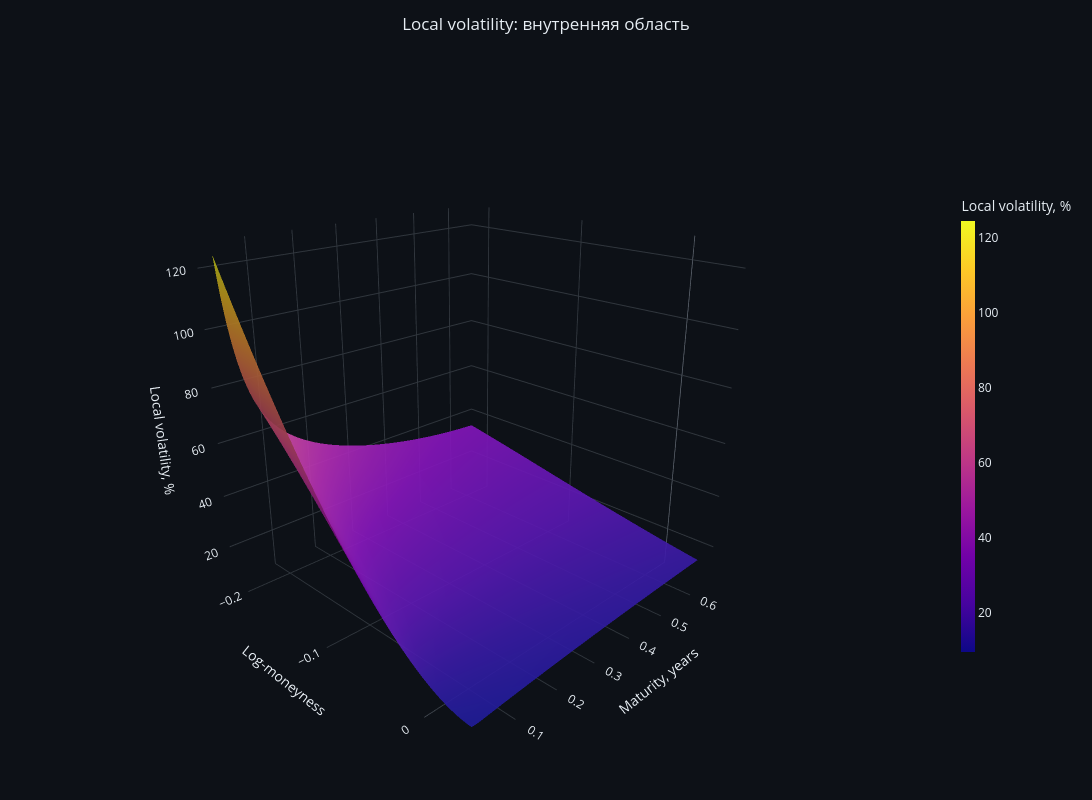

Source (notebook cell):
### Markdown cell above
## Визуализация local volatility

По времени исключаем первый и последний исходные сроки, а по *log-moneyness* исключаем по 10 крайних точек сетки.

Такое ограничение используется, потому что производные сглаживающего сплайна обычно менее устойчивы около границ области. Особенно чувствительны вторая производная $\widehat{w}_{kk}$ и знаменатель формулы Дюпира $g(T,k)$.

В точках, где не выполнено хотя бы одно из условий $\widehat{w}>0$, $\widehat{w}_T\geq0$ или $g(T,k)>0$, значение *local volatility* заменяется на `NaN` и не отображается на графике.

### Code cell
time_mask = (T_dupire_grid >= T_nodes[1]) & (T_dupire_grid <= T_nodes[-2])
k_slice = slice(10, -10)

T_plot_mesh = T_dupire_mesh[time_mask, k_slice]
k_plot_mesh = k_dupire_mesh[time_mask, k_slice]
local_vol_for_plot = np.where(valid_mask, local_vol_mesh, np.nan)[time_mask, k_slice]

time_step = max(1, T_plot_mesh.shape[0] // 250)
k_step = max(1, T_plot_mesh.shape[1] // 160)

fig = dark_3d_surface(
    x=k_plot_mesh[::time_step, ::k_step],
    y=T_plot_mesh[::time_step, ::k_step],
    z=local_vol_for_plot[::time_step, ::k_step] * 100,
    title='Local volatility: внутренняя область',
    zaxis_title='Local volatility, %',
    name='Local volatility',
    colorscale='Plasma'
)

fig.show(config={'displaylogo': False, 'responsive': True})

### Figure 1 — Plotly figure (JSON) as saved in the notebook; plotly's stock layout.template omitted (floating-point values rounded to 4 significant figures; data arrays with more than 128 entries replaced by an {"elided": "..."} marker saying what was removed)
{"data": [{"colorbar": {"len": 0.65, "thickness": 14, "title": {"text": "Local volatility, %"}}, "colorscale": [[0.0, "#0d0887"], [0.1111, "#46039f"], [0.2222, "#7201a8"], [0.3333, "#9c179e"], [0.4444, "#bd3786"], [0.5556, "#d8576b"], [0.6667, "#ed7953"], [0.7778, "#fb9f3a"], [0.8889, "#fdca26"], [1.0, "#f0f921"]], "hovertemplate": "k: %{x:.3f}<br>T: %{y:.3f}<br>Volatility: %{z:.2f}%<extra></extra>", "lighting": {"ambient": 0.7, "diffuse": 0.8, "roughness": 0.9, "specular": 0.2}, "name": "Local volatility", "opacity": 0.9, "showscale": true, "x": {"elided": "355x164 float values"}, "y": {"elided": "355x164 float values"}, "z": {"elided": "355x164 float values"}, "type": "surface"}], "layout": {"title": {"text": "Local volatility: внутренняя область", "x": 0.5, "xanchor": "center"}, "font": {"color": "#e6edf3"}, "hoverlabel": {"font": {"color": "#e6edf3"}, "bgcolor": "#161b22"}, "scene": {"xaxis": {"title": {"text": "Log-moneyness"}, "backgroundcolor": "#0d1117", "gridcolor": "#30363d", "zerolinecolor": "#6e7681", "color": "#e6edf3", "showbackground": true}, "yaxis": {"title": {"text": "Maturity, years"}, "backgroundcolor": "#0d1117", "gridcolor": "#30363d", "zerolinecolor": "#6e7681", "color": "#e6edf3", "showbackground": true}, "zaxis": {"title": {"text": "Local volatility, %"}, "backgroundcolor": "#0d1117", "gridcolor": "#30363d", "zerolinecolor": "#6e7681", "color": "#e6edf3", "showbackground": true}, "camera": {"eye": {"x": 1.6, "y": -1.6, "z": 0.9}}, "bgcolor": "#0d1117", "aspectmode": "cube"}, "legend": {"bgcolor": "rgba(13, 17, 23, 0.75)", "bordercolor": "#30363d", "borderwidth": 1}, "margin": {"l": 10, "r": 10, "b": 10, "t": 60}, "width": 1100, "height": 800, "paper_bgcolor": "#0d1117", "plot_bgcolor": "#0d1117"}}
